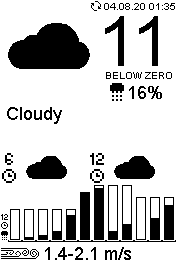

Write the Python code that produced this figure.
import time
import logging
import os
import textwrap
import urllib2
import json
from PIL import Image
from PIL import ImageFont
from PIL import ImageDraw

# import epd2in7
# epd = epd2in7.EPD()
# epd.init()

EPD_WIDTH = 176  # 176 pixels
EPD_HEIGHT = 264  # 264 pixels
# Fonts
teenytinyfont = ImageFont.truetype(
    './FreeArial.ttf', 10)
teenyfont = ImageFont.truetype(
    './FreeArial.ttf', 12)
tinyfont = ImageFont.truetype(
    './FreeArial.ttf', 14)
smallfont = ImageFont.truetype(
    './FreeArial.ttf', 18)
normalfont = ImageFont.truetype(
    './FreeArial.ttf', 22)
medfont = ImageFont.truetype(
    './FreeArial.ttf', 40)
bigfont = ImageFont.truetype(
    './FreeArial.ttf', 70)

urlLegend = urllib2.urlopen('https://api.met.no/weatherapi/weathericon/2.0/legends')
legendUrl = urlLegend.read()
legend = json.loads(legendUrl)

def updateWeatherUrl():
    """Opens the json file from www.yr.no

    Opens url and handles the processing of the json.
    Should be called every time you update
    the frame since the information won't be refreshed unless
    the url is updated.
    """
    # attempts = 1
    urlReady = False
    while not urlReady:
        url = urllib2.urlopen(
            'https://api.met.no/weatherapi/locationforecast/2.0/complete?lat=58.8474&lon=5.7166')
        # Exchange the link above with your location.
        if(url.getcode() == 200):
            urlReady = True
            attempts = 1
            dataUrl = url.read()
            global data
            data = json.loads(dataUrl)
            print('{} Weather data URL successfully opened.'
                  .format(data['properties']['meta']['updated_at']))
        else:
            print('Error retrieving data', url.getcode())
            attempts += 1
            if attempts <= 100:
                print('Retrying in 10 seconds.'
                      ' (Attempt {} of 100)'.format(attempts))
                time.sleep(10)
            elif attempts > 100:
                raise RuntimeError('Please check your internet connection '
                                   'and restart the program.')


def parseJsonAndDrawToMask():
    """Parses json into strings.

    Handles the expansion of the json into their respective variables.
    Also handles the opening of image files and draws everything to the
    mask that will be drawn on the E-ink screen.
    """
    lastUpdated = time.strftime('%d.%m.%y %H:%M')
    stats = data['properties']['timeseries']


    # Temperature related variables:
    # Five total periods: current temperature, and the four next
    # 6 hour periods. (FirstPeriod, SecondPeriod, etc)
    currentTemperature = stats[0]['data']['instant']['details']['air_temperature']

    next6hTemp = stats[0]['data']['next_6_hours']['details']['air_temperature_max']
    icon6h = stats[0]['data']['next_6_hours']['summary']['symbol_code']
    next12hTemp = stats[11]['data']['instant']['details']['air_temperature']
    icon12h = stats[0]['data']['next_12_hours']['summary']['symbol_code']

    # Weather conditions and various icons
    # currentIcon = stats[0]['data']['next_1_hours']['summary']['symbol_code']
    currentIcon = stats[0]['data']['next_1_hours']['summary']['symbol_code']
    iconStatus = currentIcon
    print(iconStatus[-4:])
    if(iconStatus[-4:]=='_day'):
        iconStatus = iconStatus.rstrip('_day')
    if(iconStatus[-6:]=='_night'):
        iconStatus = iconStatus.rstrip('_night')
    if(iconStatus[-14:]=='_polartwilight'):
        iconStatus = iconStatus.rstrip('_polartwilight')
    print(iconStatus)
    currentStatus = legend[iconStatus]['desc_en']
    rainChancePercent = stats[0]['data']['next_1_hours']['details']['probability_of_precipitation']

    conditionIcon = Image.open('yr_icons/{}.png'.format(currentIcon))
    refreshIcon = Image.open('yr_icons/refresh.png')
    windIcon = Image.open('yr_icons/windicon.png')
    rainLine = Image.open('yr_icons/rainline.png')
    rainChance = Image.open('yr_icons/rainChance.png')
    twelveHrain = Image.open('yr_icons/twelveHrain.png')
    next6hIcon = Image.open('yr_icons/{}.png'.format(currentIcon))
    sixhours = Image.open('yr_icons/sixhours.png')
    next12hIcon = Image.open('yr_icons/{}.png'.format(currentIcon))
    twelvehours = Image.open('yr_icons/twelvehours.png')

    # Wind information
    windSpeed = stats[0]['data']['instant']['details']['wind_speed']
    windMaxGust = stats[0]['data']['instant']['details']['wind_speed_of_gust']

    # Precipitation info
    rainAmount1 = stats[0]['data']['next_1_hours']['details']['precipitation_amount']
    rainAmount2 = stats[1]['data']['next_1_hours']['details']['precipitation_amount']
    rainAmount3 = stats[2]['data']['next_1_hours']['details']['precipitation_amount']
    rainAmount4 = stats[3]['data']['next_1_hours']['details']['precipitation_amount']
    rainAmount5 = stats[4]['data']['next_1_hours']['details']['precipitation_amount']
    rainAmount6 = stats[5]['data']['next_1_hours']['details']['precipitation_amount']
    rainAmount7 = stats[6]['data']['next_1_hours']['details']['precipitation_amount']
    rainAmount8 = stats[7]['data']['next_1_hours']['details']['precipitation_amount']
    rainAmount9 = stats[8]['data']['next_1_hours']['details']['precipitation_amount']
    rainAmount10 = stats[9]['data']['next_1_hours']['details']['precipitation_amount']
    rainAmount11 = stats[10]['data']['next_1_hours']['details']['precipitation_amount']
    rainAmount12 = stats[11]['data']['next_1_hours']['details']['precipitation_amount']
    rainMaxAmount1 = stats[0]['data']['next_1_hours']['details']['precipitation_amount_max']
    rainMaxAmount2 = stats[1]['data']['next_1_hours']['details']['precipitation_amount_max']
    rainMaxAmount3 = stats[2]['data']['next_1_hours']['details']['precipitation_amount_max']
    rainMaxAmount4 = stats[3]['data']['next_1_hours']['details']['precipitation_amount_max']
    rainMaxAmount5 = stats[4]['data']['next_1_hours']['details']['precipitation_amount_max']
    rainMaxAmount6 = stats[5]['data']['next_1_hours']['details']['precipitation_amount_max']
    rainMaxAmount7 = stats[6]['data']['next_1_hours']['details']['precipitation_amount_max']
    rainMaxAmount8 = stats[7]['data']['next_1_hours']['details']['precipitation_amount_max']
    rainMaxAmount9 = stats[8]['data']['next_1_hours']['details']['precipitation_amount_max']
    rainMaxAmount10 = stats[9]['data']['next_1_hours']['details']['precipitation_amount_max']
    rainMaxAmount11 = stats[10]['data']['next_1_hours']['details']['precipitation_amount_max']
    rainMaxAmount12 = stats[11]['data']['next_1_hours']['details']['precipitation_amount_max']

    # Coordinates are X, Y:
    # 0, 0 is top left of screen 176, 264 is bottom right
    # global mask
    mask = Image.new('1', (EPD_WIDTH, EPD_HEIGHT), 255)
    # 255: clear the image with white
    draw = ImageDraw.Draw(mask)

    mask.paste(conditionIcon, (0, 0))
    currentTemp = int(currentTemperature)
    if (currentTemp <= 9) and (currentTemp >= -9):
        # Centers the temperature when it is single digits
        draw.text((120, 12), '{}'.format(currentTemp), font=bigfont, fill=0)
    elif (currentTemp >= 10):
        draw.text((98, 3), '{}'.format(currentTemp), font=bigfont, fill=0)
        draw.text((105, 70), 'BELOW ZERO', font=teenytinyfont, fill=0)
    elif (currentTemp <= -10):
        # Adds text "BELOW ZERO" underneath, no space for a minus sign
        negativeCurrentTemp = (currentTemp * -1)
        draw.text((98, 3), '{}'.format(negativeCurrentTemp),
                  font=bigfont, fill=0)


    mask.paste(rainChance, (110, 83))
    draw.text((127, 83), '{}%'.format(int(rainChancePercent)), font=smallfont, fill=0)


    mask.paste(refreshIcon, (91, 1))
    draw.text((104, 1), '{}'.format(lastUpdated),
              font=teenytinyfont, fill=0)
    wrappedStatus = textwrap.fill(currentStatus, 19)
    draw.text((5, 104), '{}'.format(wrappedStatus), font=smallfont, fill=0)



    mask.paste(sixhours, (2, 153))
    draw.text((22, 162), '{}'.format(next6hTemp), font=smallfont, fill=0)
    mask.paste(next6hIcon.resize((48, 48)), (22, 144))
    mask.paste(twelvehours, (90, 153))
    draw.text((110, 162), '{}'.format(next12hTemp), font=smallfont, fill=0)
    mask.paste(next12hIcon.resize((48, 48)), (110, 144))

    # Precipitation lines
    # Black fill line for actual rain
    rain1h = 239 - (0*12)
    rain2h = 239 - (0.1*12)
    rain3h = 239 - (0.3*12)
    rain4h = 239 - (0.6*12)
    rain5h = 239 - (2*12)
    rain6h = 239 - (3.9*12)
    rain7h = 239 - (4.2*12)
    rain8h = 239 - (0.6*12)
    rain9h = 239 - (1.2*12)
    rain10h = 239 - (0.0*12)
    rain11h = 239 - (1.7*12)
    rain12h = 239 - (2.8*12)
    if(rain1h > 0):
        for i in range(10, 19):
            draw.line((i, 239, i, rain1h), fill=0, width=1)
    if(rain2h > 0):
        for i in range(24, 33):
            draw.line((i, 239, i, rain2h), fill=0, width=1)
    if(rain3h > 0):
        for i in range(38, 47):
            draw.line((i, 239, i, rain3h), fill=0, width=1)
    if(rain4h > 0):
        for i in range(52, 61):
            draw.line((i, 239, i, rain4h), fill=0, width=1)
    if(rain5h > 0):
        for i in range(66, 75):
            draw.line((i, 239, i, rain5h), fill=0, width=1)
    if(rain6h > 0):
        for i in range(80, 90):
            draw.line((i, 239, i, rain6h), fill=0, width=1)
    if(rain7h > 0):
        for i in range(94, 103):
            draw.line((i, 239, i, rain7h), fill=0, width=1)
    if(rain8h > 0):
        for i in range(108, 117):
            draw.line((i, 239, i, rain8h), fill=0, width=1)
    if(rain9h > 0):
        for i in range(122, 131):
            draw.line((i, 239, i, rain9h), fill=0, width=1)
    if(rain10h > 0):
        for i in range(136, 145):
            draw.line((i, 239, i, rain10h), fill=0, width=1)
    if(rain11h > 0):
        for i in range(150, 159):
            draw.line((i, 239, i, rain11h), fill=0, width=1)
    if(rain12h > 0):
        for i in range(164, 173):
            draw.line((i, 239, i, rain12h), fill=0, width=1)
    # Only outline for maximum possible rain
    rainMax1h = 239 - (2.5*12)
    rainMax2h = 239 - (2.5*12)
    rainMax3h = 239 - (2.5*12)
    rainMax4h = 239 - (2.5*12)
    rainMax5h = 239 - (2.5*12)
    rainMax6h = 239 - (2.5*12)
    rainMax7h = 239 - (4.5*12)
    rainMax8h = 239 - (4.5*12)
    rainMax9h = 239 - (4.5*12)
    rainMax10h = 239 - (3.5*12)
    rainMax11h = 239 - (3.5*12)
    rainMax12h = 239 - (3.5*12)
    if(rainMax1h > 0):
        draw.line((10, 239, 10, rainMax1h), fill=0, width=1)
        draw.line((10, 239, 19, 239), fill=0, width=1)
        draw.line((19, 239, 19, rainMax1h), fill=0, width=1)
        draw.line((10, rainMax1h, 19, rainMax1h), fill=0, width=1)
    if(rainMax2h > 0):
        draw.line((24, 239, 24, rainMax2h), fill=0, width=1)
        draw.line((24, 239, 33, 239), fill=0, width=1)
        draw.line((33, 239, 33, rainMax2h), fill=0, width=1)
        draw.line((24, rainMax2h, 33, rainMax2h), fill=0, width=1)
    if(rainMax3h > 0):
        draw.line((38, 239, 38, rainMax3h), fill=0, width=1)
        draw.line((38, 239, 47, 239), fill=0, width=1)
        draw.line((47, 239, 47, rainMax3h), fill=0, width=1)
        draw.line((38, rainMax3h, 47, rainMax3h), fill=0, width=1)
    if(rainMax4h > 0):
        draw.line((52, 239, 52, rainMax4h), fill=0, width=1)
        draw.line((52, 239, 61, 239), fill=0, width=1)
        draw.line((61, 239, 61, rainMax4h), fill=0, width=1)
        draw.line((52, rainMax4h, 61, rainMax4h), fill=0, width=1)
    if(rainMax5h > 0):
        draw.line((66, 239, 66, rainMax5h), fill=0, width=1)
        draw.line((66, 239, 75, 239), fill=0, width=1)
        draw.line((75, 239, 75, rainMax5h), fill=0, width=1)
        draw.line((66, rainMax5h, 75, rainMax5h), fill=0, width=1)
    if(rainMax6h > 0):
        draw.line((80, 239, 80, rainMax6h), fill=0, width=1)
        draw.line((80, 239, 89, 239), fill=0, width=1)
        draw.line((89, 239, 89, rainMax6h), fill=0, width=1)
        draw.line((80, rainMax6h, 89, rainMax6h), fill=0, width=1)
    if(rainMax7h > 0):
        draw.line((94, 239, 94, rainMax7h), fill=0, width=1)
        draw.line((94, 239, 103, 239), fill=0, width=1)
        draw.line((103, 239, 103, rainMax7h), fill=0, width=1)
        draw.line((94, rainMax7h, 103, rainMax7h), fill=0, width=1)
    if(rainMax8h > 0):
        draw.line((108, 239, 108, rainMax8h), fill=0, width=1)
        draw.line((108, 239, 117, 239), fill=0, width=1)
        draw.line((117, 239, 117, rainMax8h), fill=0, width=1)
        draw.line((108, rainMax8h, 117, rainMax8h), fill=0, width=1)
    if(rainMax9h > 0):
        draw.line((122, 239, 122, rainMax9h), fill=0, width=1)
        draw.line((122, 239, 131, 239), fill=0, width=1)
        draw.line((131, 239, 131, rainMax9h), fill=0, width=1)
        draw.line((122, rainMax9h, 131, rainMax9h), fill=0, width=1)
    if(rainMax10h > 0):
        draw.line((136, 239, 136, rainMax10h), fill=0, width=1)
        draw.line((136, 239, 145, 239), fill=0, width=1)
        draw.line((145, 239, 145, rainMax10h), fill=0, width=1)
        draw.line((136, rainMax10h, 145, rainMax10h), fill=0, width=1)
    if(rainMax11h > 0):
        draw.line((150, 239, 150, rainMax11h), fill=0, width=1)
        draw.line((150, 239, 159, 239), fill=0, width=1)
        draw.line((159, 239, 159, rainMax11h), fill=0, width=1)
        draw.line((150, rainMax11h, 159, rainMax11h), fill=0, width=1)
    if(rainMax12h > 0):
        draw.line((164, 239, 164, rainMax12h), fill=0, width=1)
        draw.line((164, 239, 173, 239), fill=0, width=1)
        draw.line((173, 239, 173, rainMax12h), fill=0, width=1)
        draw.line((164, rainMax12h, 173, rainMax12h), fill=0, width=1)

    mask.paste(windIcon, (0, 248))
    mask.paste(rainLine, (8, 240))
    mask.paste(twelveHrain, (1, 214))
    draw.text((43, 244), '{}-{} m/s'.format(windSpeed, windMaxGust),
              font=smallfont, fill=0)


    print('Successfully parsed json file and created mask. {}'.format(time.strftime('%d%m%y-%H:%M:%S')))
    # epd.display_frame(epd.get_frame_buffer(mask))

    # Turns mask upside down, this just happened to work best for my frame
    # with regards to which side the cable came out.
    # rotatedMask = mask.rotate(180)
    # epd.display_frame(epd.get_frame_buffer(rotatedMask))
    mask.save('test.png')
    print('Weather display successfully refreshed at {}'.format(time.strftime('%d%m%y-%H:%M:%S')))

if __name__ == '__main__':
    running = True
    while running:
        updateWeatherUrl()
        parseJsonAndDrawToMask()
        time.sleep(600)
